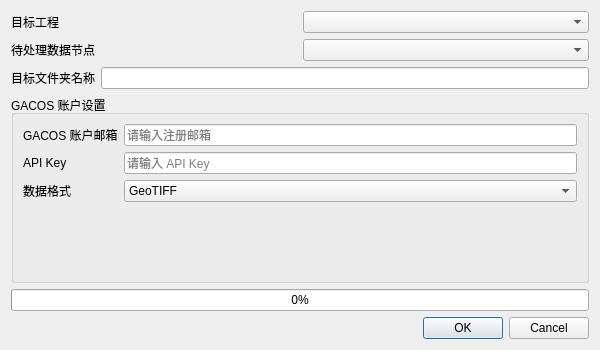
<?xml version="1.0" encoding="UTF-8"?>
<ui version="4.0">
 <class>GacosOnlineService</class>
 <widget class="QWidget" name="GacosOnlineService">
  <property name="geometry">
   <rect>
    <x>0</x>
    <y>0</y>
    <width>600</width>
    <height>350</height>
   </rect>
  </property>
  <property name="minimumSize">
   <size>
    <width>600</width>
    <height>0</height>
   </size>
  </property>
  <property name="windowTitle">
   <string>GACOS 在线服务</string>
  </property>
  <property name="windowIcon">
   <iconset resource="../resources/SatExplorer.qrc">
    <normaloff>:/SatExplorer/icon/InSARapp.ico</normaloff>:/SatExplorer/icon/InSARapp.ico</iconset>
  </property>
  <layout class="QVBoxLayout" name="verticalLayout">
   <item>
    <layout class="QHBoxLayout" name="horizontalLayout_project">
     <item>
      <widget class="QLabel" name="projectlabel">
       <property name="text">
        <string>目标工程</string>
       </property>
      </widget>
     </item>
     <item>
      <widget class="QComboBox" name="comboBox"/>
     </item>
    </layout>
   </item>
   <item>
    <layout class="QHBoxLayout" name="horizontalLayout_node">
     <item>
      <widget class="QLabel" name="Inputlabel">
       <property name="text">
        <string>待处理数据节点</string>
       </property>
      </widget>
     </item>
     <item>
      <widget class="QComboBox" name="comboBox_2"/>
     </item>
    </layout>
   </item>
   <item>
    <layout class="QHBoxLayout" name="horizontalLayout_filename">
     <item>
      <widget class="QLabel" name="label_filename">
       <property name="text">
        <string>目标文件夹名称</string>
       </property>
      </widget>
     </item>
     <item>
      <widget class="QLineEdit" name="file_name"/>
     </item>
    </layout>
   </item>
   <item>
    <widget class="QGroupBox" name="ParamsGroupBox">
     <property name="title">
      <string>GACOS 账户设置</string>
     </property>
     <layout class="QFormLayout" name="formLayout_params">
      <item row="0" column="0">
       <widget class="QLabel" name="label_email">
        <property name="text">
         <string>GACOS 账户邮箱</string>
        </property>
       </widget>
      </item>
      <item row="0" column="1">
       <widget class="QLineEdit" name="lineEdit_email">
        <property name="placeholderText">
         <string>请输入注册邮箱</string>
        </property>
       </widget>
      </item>
      <item row="1" column="0">
       <widget class="QLabel" name="label_apikey">
        <property name="text">
         <string>API Key</string>
        </property>
       </widget>
      </item>
      <item row="1" column="1">
       <widget class="QLineEdit" name="lineEdit_apikey">
        <property name="echoMode">
         <enum>QLineEdit::Password</enum>
        </property>
        <property name="placeholderText">
         <string>请输入 API Key</string>
        </property>
       </widget>
      </item>
      <item row="2" column="0">
       <widget class="QLabel" name="label_format">
        <property name="text">
         <string>数据格式</string>
        </property>
       </widget>
      </item>
      <item row="2" column="1">
       <widget class="QComboBox" name="comboBox_format">
        <item>
         <property name="text">
          <string>GeoTIFF</string>
         </property>
        </item>
        <item>
         <property name="text">
          <string>Binary Grid (.ztd)</string>
         </property>
        </item>
       </widget>
      </item>
     </layout>
    </widget>
   </item>
   <item>
    <widget class="QProgressBar" name="progressBar">
     <property name="value">
      <number>0</number>
     </property>
    </widget>
   </item>
   <item>
    <widget class="QDialogButtonBox" name="buttonBox">
     <property name="standardButtons">
      <set>QDialogButtonBox::Cancel|QDialogButtonBox::Ok</set>
     </property>
    </widget>
   </item>
  </layout>
 </widget>
 <resources>
  <include location="../resources/SatExplorer.qrc"/>
 </resources>
 <connections/>
</ui>
